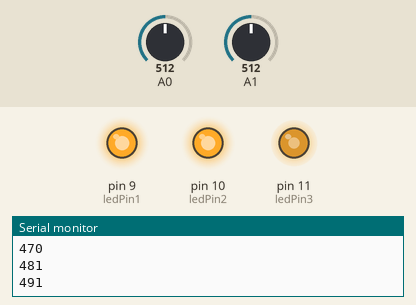
This sketch was run on a simulated Arduino Uno, built with avr-gcc and run on an emulated ATmega328P. On the bench: output pins drawn as LEDs (lit = HIGH), the last lines printed to the serial monitor. The inputs (shaded band) are chosen by the test bench; at power-on: A0 = 512, A1 = 512.

Above: at 1.2 s.
1.3 s: A0 set to 306
At 3.7 s:
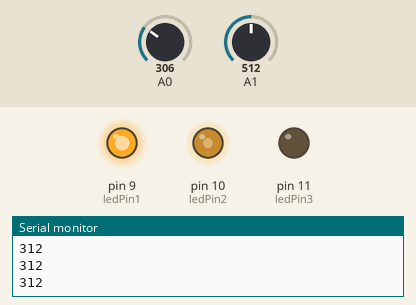
4.0 s: A0 set to 900
At 5.2 s:
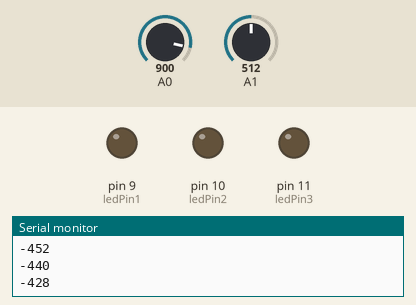
6.1 s: A0 set to 122
At 8.5 s:
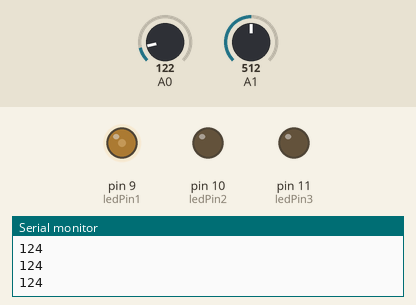
8.8 s: A0 set to 0
At 10.4 s:
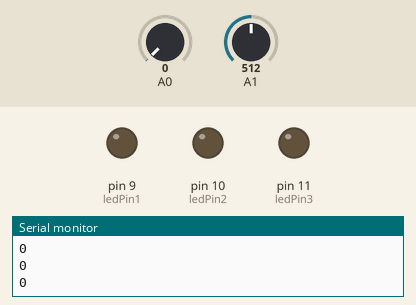
10.7 s: A0 set to 265
At 12.7 s:
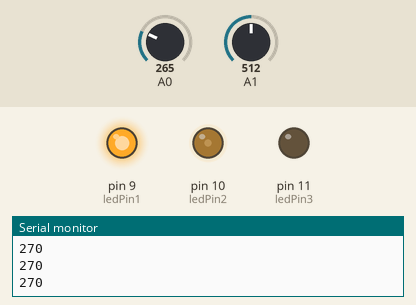
13.4 s: A0 set to 511
At 15.8 s:
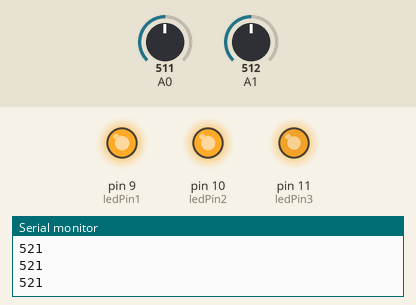
Timing chart, 0 to 17.3 s (numbered marks = the images above; inputs shaded):
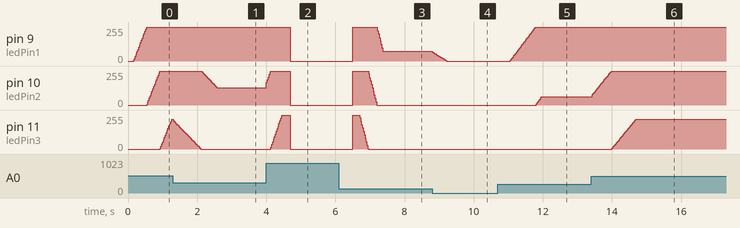

Measured:
- after the input at 1.3 s, pin 10 (ledPin2): moves from 255/255 to 131/255 over 0.44 s, starting after 0.83 s; pin 11 (ledPin3): moves from 225/255 to 0/255 over 0.80 s, starting at once
- after the input at 4.0 s, pin 9 (ledPin1): 255/255 → 0/255 after 0.70 s; pin 10 (ledPin2): 131/255 → 255/255 at once, → 0/255 0.69 s later; pin 11 (ledPin3): rises from 0/255 to 255/255 in 0.33 s, then falls to 0/255 in 0.23 s
- after the input at 6.1 s, pin 9 (ledPin1): 0/255 → 255/255 after 0.40 s, → 73/255 0.72 s later
- after the input at 8.8 s, pin 9 (ledPin1): moves from 73/255 to 0/255 over 0.41 s, starting at once
- after the input at 10.7 s, pin 9 (ledPin1): moves from 0/255 to 255/255 over 0.72 s, starting after 0.36 s; pin 10 (ledPin2): 0/255 → 61/255 after 1.1 s
- after the input at 13.4 s, pin 10 (ledPin2): moves from 61/255 to 255/255 over 0.56 s, starting at once; pin 11 (ledPin3): moves from 0/255 to 223/255 over 0.69 s, starting after 0.59 s

The sketch:

ArduinoRun.ino
```cpp
/*
Light Touch, a FSR based LED project

This program uses a FSR sensor to sense pressure excerted on it and use that data to operate three leds, using those leds
like an indicator of how much force in put on the sensor.

Made by Harry zhao
Date: 2024/9/24
Based on: https://www.arduino.cc/en/Tutorial/BuiltInExamples/AnalogReadSerial
*/

int sensorValue0;
int sensorValue1;

int ledLevel;
int led1;
int led2;
int led3;
const int ledPin1 = 9;
const int ledPin2 = 10;
const int ledPin3 = 11;

int forceHistory[50];
int forceHistoryIndex = 0;

bool isLate = true;
void updateLEDs()
{
  ledLevel = 0;

}
// the setup routine runs once when you press reset:
void setup() {
  // initialize serial communication at 9600 bits per second:
  Serial.begin(9600);
  led1 = 0;
  led2 = 0;
  led3 = 0;
  ledLevel = 0;
  for (int i = 0; i < 50; i++) {
    forceHistory[i] = -1;
  }
  pinMode(ledPin1, OUTPUT);
  pinMode(ledPin2, OUTPUT);
  pinMode(ledPin3, OUTPUT);
}

//get smallest number in an array
int getSmallest(int myarray[], int count)
{
  int smallest = 1000;
  for (int i = 0; i < count; i++)
  {
    if (myarray[i] < smallest && myarray[i] > 0)
    {
      smallest = myarray[i];
    }
  }
  return smallest;

}

//get largest number in an array
int getBiggest(int myarray[], int count)
{
  int biggest = 0;
  for (int i = 0; i < count; i++)
  {
    if (myarray[i] > biggest)
    {
      biggest = myarray[i];
    }
  }
  return biggest;

}

//delete array[0] and move everything forward one index then add new value to end of array
void push(int myarray[], int count, int newValue) {

  for (int i = 0; i < count - 1; i++) {
    myarray[i] = myarray[i + 1];
  }

  myarray[count - 1] = newValue;
}

// the loop routine runs over and over again forever:
void loop() {

  //Reading data from FSR sensor
  sensorValue0 = analogRead(A0);
  sensorValue1 = analogRead(A1);

  //update force array with new sensor value
  push(forceHistory, 50, sensorValue0);

  //legacy
  int largestForce = getBiggest(forceHistory, 50);
  int smallestForce = getSmallest(forceHistory, 50);

  int numOfZero = 0;

  //toggle for smooth input, if false then the program will use raw FSR sensing data
  if(isLate == true)
    {
    for (int i = 0; i <= 49; i++) {
    sensorValue0 += forceHistory[i];
    if (forceHistory[i] == -1)
    {
      numOfZero++;
    }
    }
    sensorValue0 = sensorValue0 / 50;
    }

  //map sensor value to pre-set range
  led1 = map(sensorValue0, 80, 233, 0, 255);
  led2 = map(sensorValue0, 233, 386, 0, 255);
  led3 = map(sensorValue0, 386, 540, 0, 255);

  //Hard limit on Led brightness
  if(led1 > 255)
  {
    led1 = 255;
  }
  if(led1 < 0)
  {
    led1 = 0;
  }
  if(led2 > 255)
  {
    led2 = 255;
  }
  if(led2 < 0)
  {
    led2 = 0;
  }
  if(led3 > 255)
  {
    led3 = 255;
  }
  if(led3 < 0)
  {
    led3 = 0;
  }

  //operate LEDs
  analogWrite(ledPin1, led1);
  analogWrite(ledPin2, led2);
  analogWrite(ledPin3, led3);

  //report value to Serial port for further usage
  Serial.println(sensorValue0);

  //legacy, not used for now
  forceHistoryIndex ++;

  //delay, change for lower or higher latency
  delay(25);

  //legacy, not used
  if(forceHistoryIndex >= 49)
  {
    forceHistoryIndex = 0;
  }


}
```
